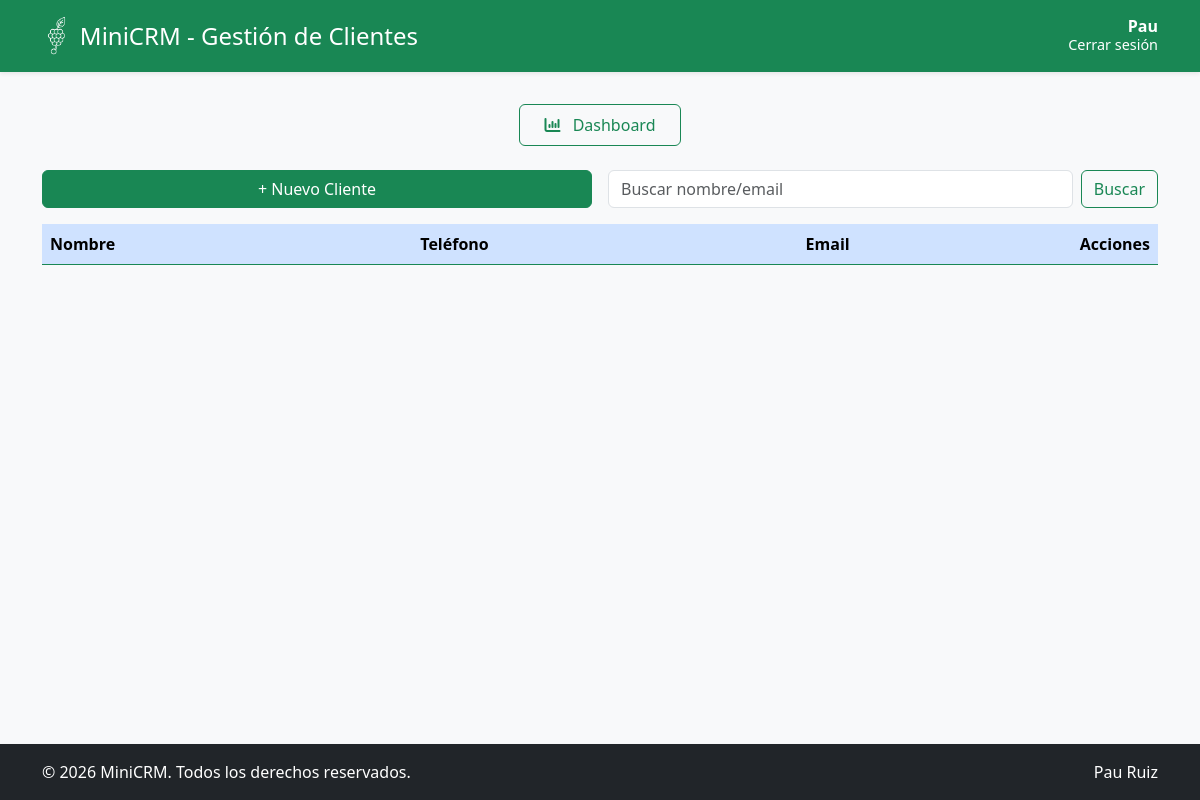
Page /clientes/ (signed in) on the earlier database version.
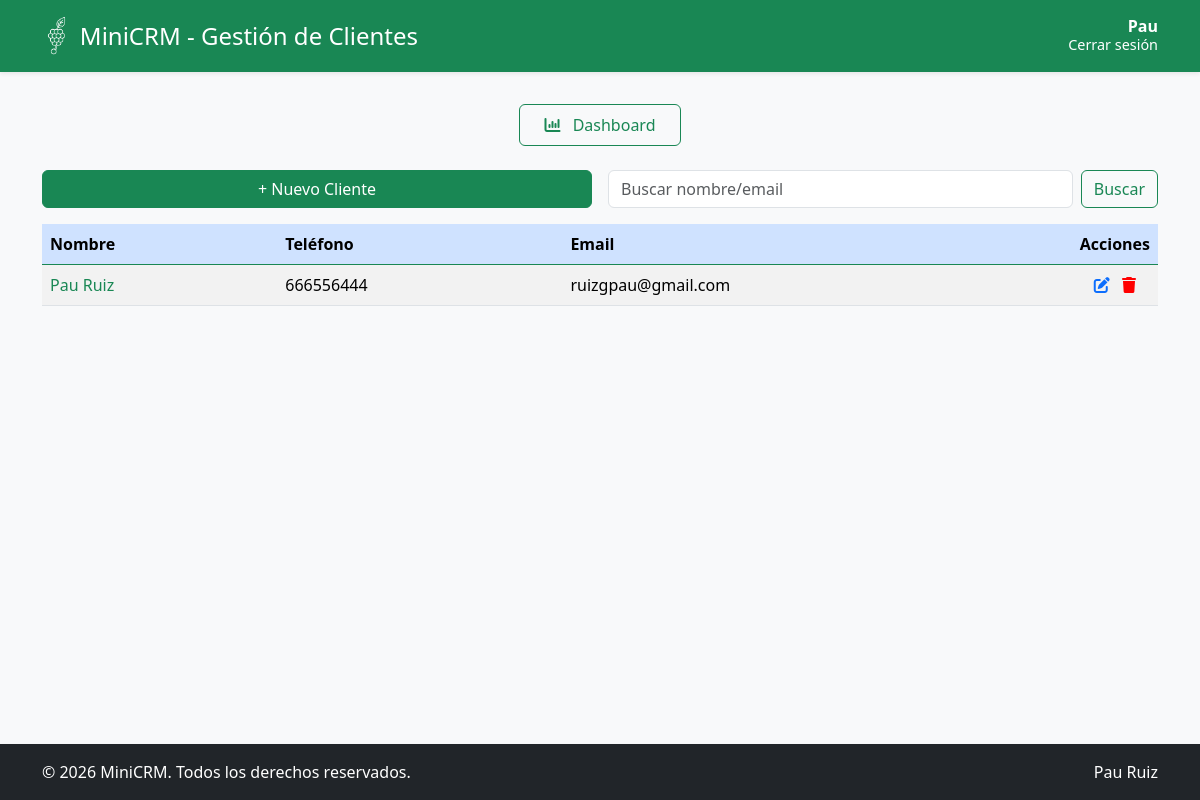
Same page on the later database version.
### clientes/models.py (models this page shows, shortened)
class Cliente(models.Model):
    usuario = models.ForeignKey(User, on_delete=models.CASCADE)
    nombre = models.CharField(max_length=100)
    telefono = models.CharField(max_length=20)
    email = models.EmailField()
    empresa = models.CharField(max_length=100, blank=True)
    notas = models.TextField(blank=True)
    fecha_creacion = models.DateTimeField(auto_now_add=True)

### clientes/views.py (the view)
# urls.py: path('clientes/', views.lista_clientes, name='lista_clientes'),
@login_required
def lista_clientes(request):
    clientes_queryset = Cliente.objects.filter(usuario=request.user)
    raw_q = request.GET.get('q', '')
    query = raw_q.strip() if raw_q and raw_q.lower() != 'none' else ''
    if query:
        clientes_queryset = clientes_queryset.filter(
            Q(nombre__icontains=query) | Q(email__icontains=query)
        )
    paginator = Paginator(clientes_queryset, 10)  # 10 clientes por página
    page_number = request.GET.get('page')
    clientes = paginator.get_page(page_number)
    return render(request, 'clientes/lista.html', {
        'clientes': clientes,
        'query': query,
    })

### clientes/templates/clientes/lista.html (shortened to what the changed rows need)
{% load static %}
<!DOCTYPE html>
<html lang="es">
<head>
    <link href="https://cdn.jsdelivr.net/npm/bootstrap@5.3.2/dist/css/bootstrap.min.css" rel="stylesheet">
</head>
<body class="bg-light">
    <link rel="stylesheet" href="https://cdnjs.cloudflare.com/ajax/libs/font-awesome/6.4.0/css/all.min.css">
<main class="container mt-2 flex-fill">
    <div class="d-none d-md-block">
        <div class="table-responsive">
            <table class="table table-striped table-hover align-middle">
                <thead class="table-primary">
                    <tr>
                        <th>Nombre</th>
                        <th>Teléfono</th>
                        <th>Email</th>
                        <th style="width: 80px;" class="text-center">Acciones</th>
                    </tr>
                </thead>
                <tbody>
                    {% for c in clientes %}
                    <tr>
                        <td>
                            <a href="{% url 'detalles_cliente' c.id %}" class="cliente-link">
                                {{ c.nombre }}
                            </a>
                        </td>
                        <td>{{ c.telefono }}</td>
                        <td>{{ c.email }}</td>
                        <td class="text-center">
                            <a href="{% url 'editar_cliente' c.id %}" title="Editar" class="me-2 text-decoration-none">
                                <i class="fa fa-edit"></i>
                            </a>
                            <a href="{% url 'eliminar_cliente' c.id %}" title="Borrar" class="text-decoration-none"
                                onclick="return confirm('¿Seguro que quieres eliminar este cliente?');">
                                <i class="fa fa-trash" style="color: red;"></i>
                            </a>
                        </td>
                    </tr>
                    {% endfor %}
                </tbody>
            </table>
        </div>
    </div>
</main>
</body>
</html>

Differences in the rows shown:
added Cliente: nombre "Pau Ruiz", telefono "666556444", email "ruizgpau@gmail.com"
